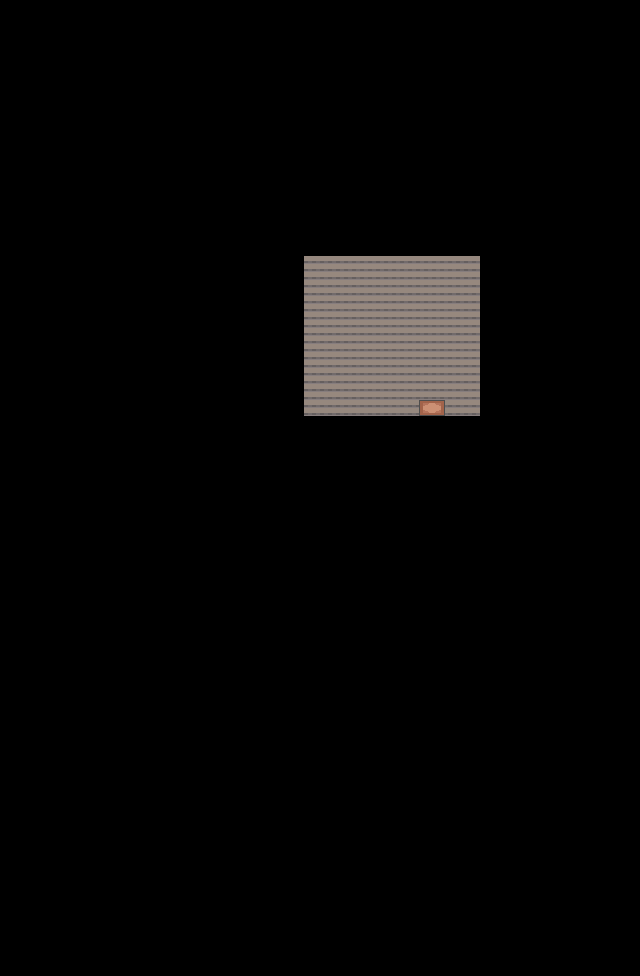

This game map was drawn from its Tiled (.tmx) file and the tilesets committed beside it. A one-line description and the trimmed map source follow:
An orthogonal 40x61 tile map with 16x16 px tiles, 2 tile layers (ground0, ground1) and 2 objects (switch map_0 0, spawn map_0 0).

<map version="1.10" tiledversion="1.11.0" orientation="orthogonal" renderorder="right-down" width="40" height="61" tilewidth="16" tileheight="16" infinite="0" nextlayerid="34" nextobjectid="85">
 <tileset firstgid="1" source="tileset/interieur1.tsx" />
 <layer id="32" name="ground0" width="40" height="61">
  <data>[2440 cells, 110 non-empty, 1 distinct tile ids]</data>
 </layer>
 <layer id="33" name="ground1" width="40" height="61">
  <data>[2440 cells, 2 non-empty, 2 distinct tile ids]</data>
 </layer>
 <group id="16" name="object">
  <objectgroup id="17" name="interface">
   <object id="46" name="switch map_0 0" x="416" y="416" width="32" height="16" />
   <object id="48" name="spawn map_0 0" x="416" y="400">
    <point />
   </object>
  </objectgroup>
  <objectgroup id="30" name="collisions" />
 </group>
</map>
